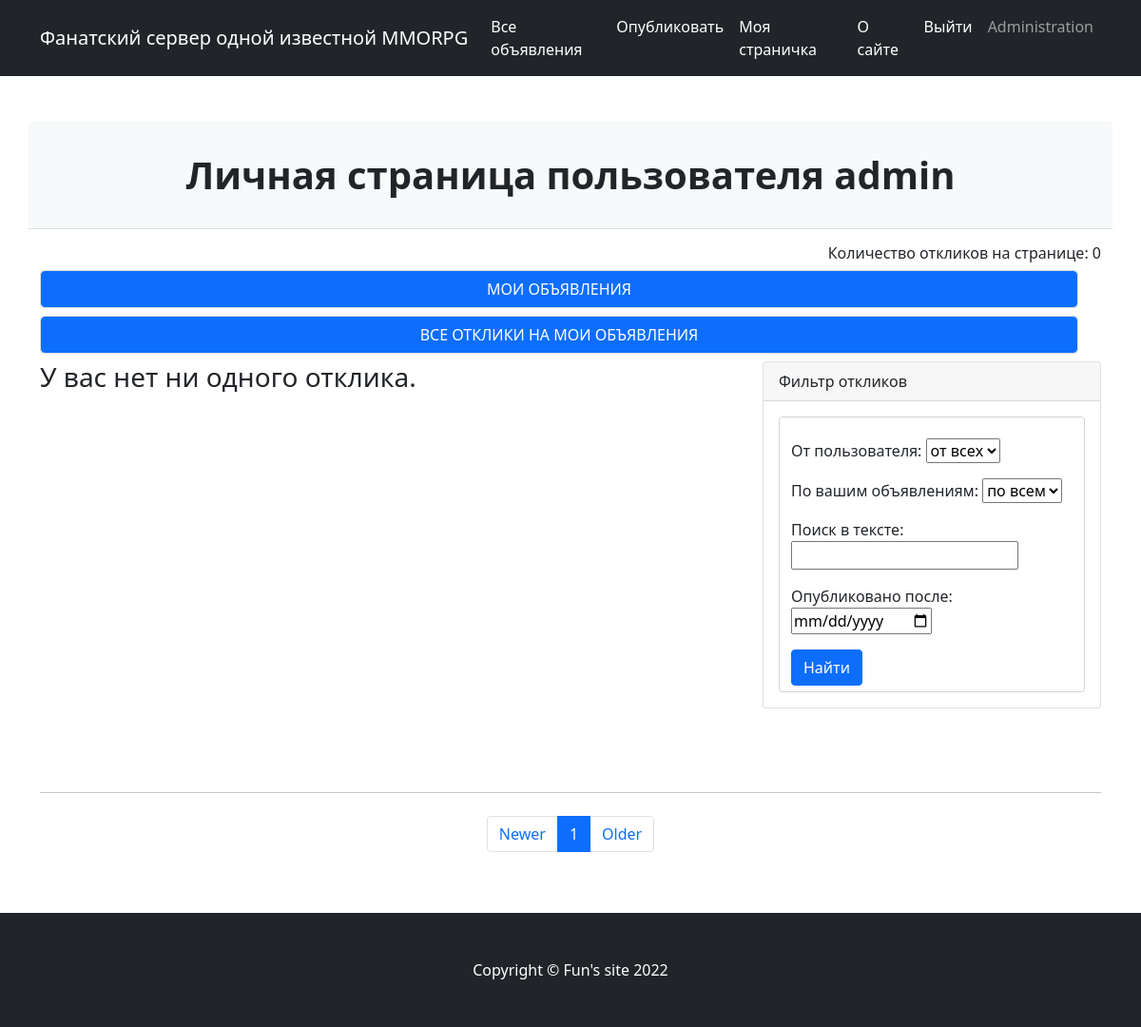
/board/myresponses/ (signed in), run on an earlier commit of the app's database.
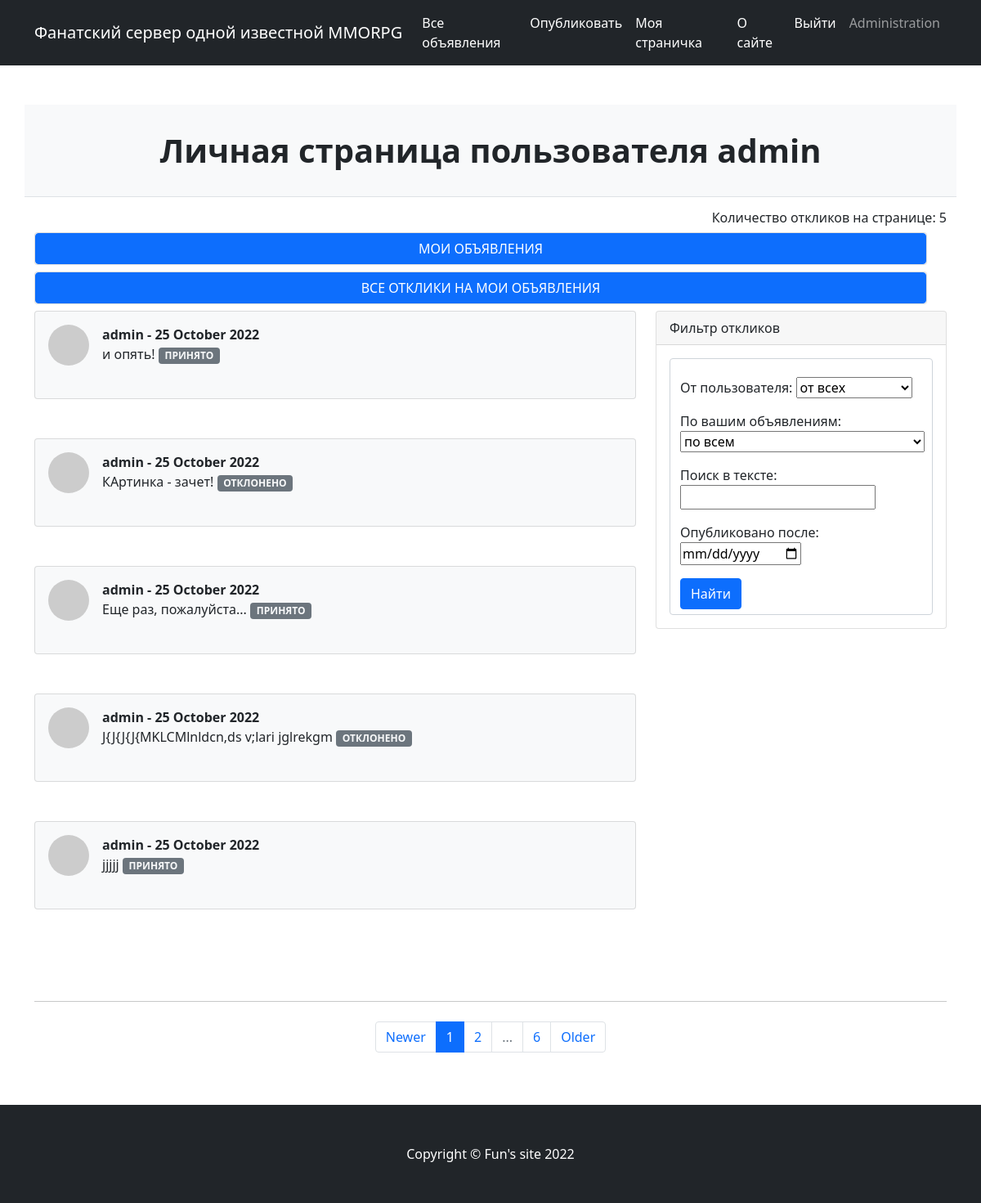
And on a later commit of the database.
### board/models.py (models this page shows, shortened)
class Response(models.Model):
    user = models.ForeignKey(User, on_delete=models.CASCADE, verbose_name='Автор отклика')
    ad = models.ForeignKey(Ad, on_delete=models.CASCADE, verbose_name='Отклик на объявление')
    text = models.TextField(verbose_name='Содержание отклика')
    dt_create = models.DateTimeField(auto_now_add=True)
    accept = models.BooleanField(default=False, blank=True)
    reject = models.BooleanField(default=False, blank=True)

### board/views.py (the view)
# urls.py: path('myresponses/', MyResponsesList.as_view(), name='my_responses'),
class MyResponsesList(PermissionRequiredMixin, ListView):
    permission_required = ('board.view_response',
                           'board.delete_response',
                           'board.change_response',
                           )
    model = Response
    ordering = '-dt_create'
    template_name = 'myresponses.html'
    context_object_name = 'myresp'
    paginate_by = 5
    def get_filter(self):
        queryset = super().get_queryset()
        return ResponseFilter(self.request.GET, queryset=queryset.filter(ad__author=self.request.user))
    def get_queryset(self):
        return self.get_filter().qs
    def get_context_data(self, *args, **kwargs):
        return {
            **super().get_context_data(*args, **kwargs),
            'filterset': self.get_filter(),
        }

### board/context_processors.py (called while the page is built)
def navigate_context(request):
    category_type = Ad.TYPE
    current_user = request.user
    isaut = True if current_user.is_authenticated else False
    test = 'Оставь здесь свой отклик'
    responses = Response.objects.all()
    context = {
        'responses': responses,
        'vartest': test,
        'category_type': category_type,
        'current_user': current_user,
        'isaut': isaut,
    }
    return context

### board/models.py (called while the page is built)
    def __str__(self):
        return self.title[:32]

### board/templatetags/custom_tags.py (called while the page is built)
@register.simple_tag(takes_context=True)
def url_replace(context, **kwargs):
   d = context['request'].GET.copy()
   for k, v in kwargs.items():
       d[k] = v
   return d.urlencode()

### templates/myresponses.html (shortened to what the changed rows need)
{% extends 'flatpages/default.html' %}
{% load custom_tags %}
{% block content %}
<header class="py-3 bg-light border-bottom mb-3">
    <div class="container">
        <div class="text-center my-3">
            <h1 class="fw-bolder">Личная страница пользователя {{user.username}}</h1>
        </div>
    </div>
</header>
<h6 align='right'> Количество откликов на странице: {{myresp|length}}</h6>
<div class="row">
    <div class="col-lg-12">
    </div>
</div>
<div class="col-lg-8">
    {% if myresp %}
    {% for response in myresp %}
    <section class="mb-5">
        <div class="card bg-light">
            <div class="card-body">
                <div class="row">
                    <div class="col-lg-12">
                        <div class="d-flex mb-4">
                            <div class="flex-shrink-0"><img class="rounded-circle"
                                                            src="https://dummyimage.com/50x50/ced4da/6c757d.jpg"
                                                            alt="..."/>
                            </div>
                            <div class="ms-3">
                                <div class="fw-bold">{{ response.user }} - {{response.dt_create|date:'d F Y'}}</div>
                                {{ response.text }}
                                {% if response.reject %}
                                <a class="badge bg-secondary text-decoration-none link-light"
                                   href="{% url 'my_responses' %}">ОТКЛОНЕНО</a>
                                {% elif response.accept %}
                                <a class="badge bg-secondary text-decoration-none link-light"
                                   href="{% url 'my_responses' %}">ПРИНЯТО</a>
                                {% else %}
                                <p></p>
                                <a class="btn btn-primary" href="{% url 'accept_response' response.id %}">Принять</a>
                                <a class="btn btn-primary" href="{% url 'reject_response' response.id %}">Отклонить</a>
                                <a class="btn btn-primary" href="{% url 'response_delete' response.id %}">Удалить</a>
                                {% endif %}
                            </div>
                        </div>
                    </div>
                </div>
            </div>
        </div>
    </section>
    {% endfor %}
    {% else %}
    <h3> У вас нет ни одного отклика.</h3>
    {% endif %}
</div>
<div class="col-lg-4">
    <div class="card mb-4">
    </div>
</div>
<p><strong>&nbsp;</strong></p>
<nav aria-label="Pagination">
    <hr class="my-4"/>
    <ul class="pagination justify-content-center my-4">
        {% if page_obj.has_next %}
        <li class="page-item">
            <a class="page-link" href="?{% url_replace page=page_obj.next_page_number %}">{{page_obj.next_page_number}}</a>
        </li>
        {% if paginator.num_pages != page_obj.next_page_number %}
        <li class="page-item disabled"><a class="page-link" href="">...</a></li>
        <li class="page-item">
            <a class="page-link" href="?{% url_replace page=page_obj.paginator.num_pages %}">{{page_obj.paginator.num_pages}}</a>
        </li>
        {% endif %}
        {% endif %}
    </ul>
</nav>
{% endblock content %}

What changed in the data, as far as the page shows it:
added Response: user "admin", dt_create "25 October 2022", text "и опять!", reject "ПРИНЯТО"
added Response: user "admin", dt_create "25 October 2022", text "КАртинка - зачет!", reject "ОТКЛОНЕНО"
added Response: user "admin", dt_create "25 October 2022", text "Еще раз, пожалуйста...", reject "ПРИНЯТО"
added Response: user "admin", dt_create "25 October 2022", text "J{J{J{J{MKLCMlnldcn,ds v;lari jglrekgm", reject "ОТКЛОНЕНО"
added Response: user "admin", dt_create "25 October 2022", text "jjjjj", reject "ПРИНЯТО"
Also different on the page:
{{ myresp|length }}: "0" → "5"
{{ page_obj.next_page_number }}: (not shown) → "2"
{{ page_obj.paginator.num_pages }}: (not shown) → "6"
text no longer shown: "У вас нет ни одного отклика."
